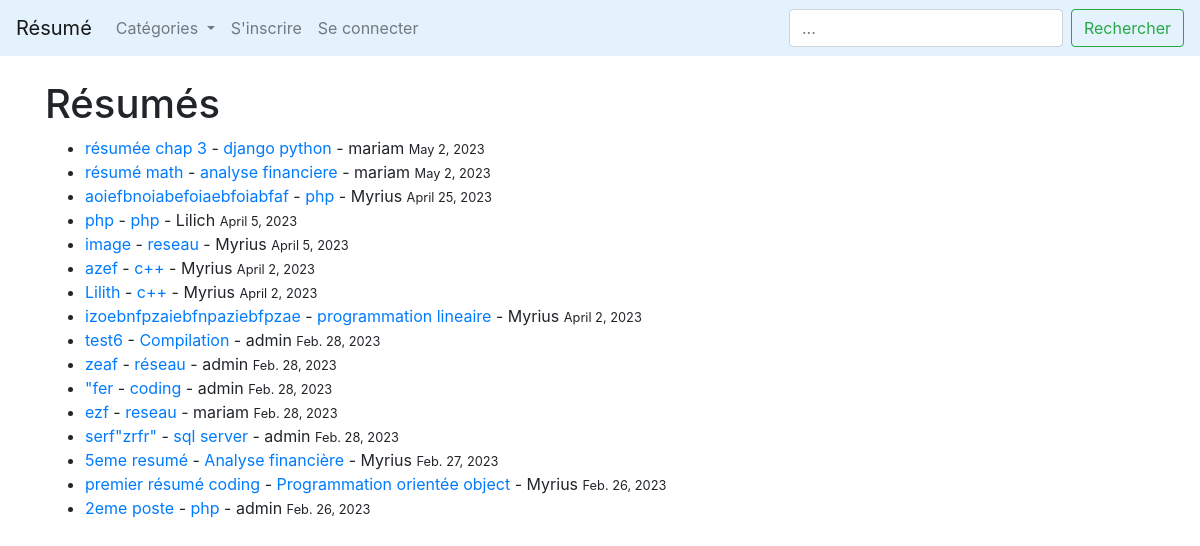
Before: / with the older database file.
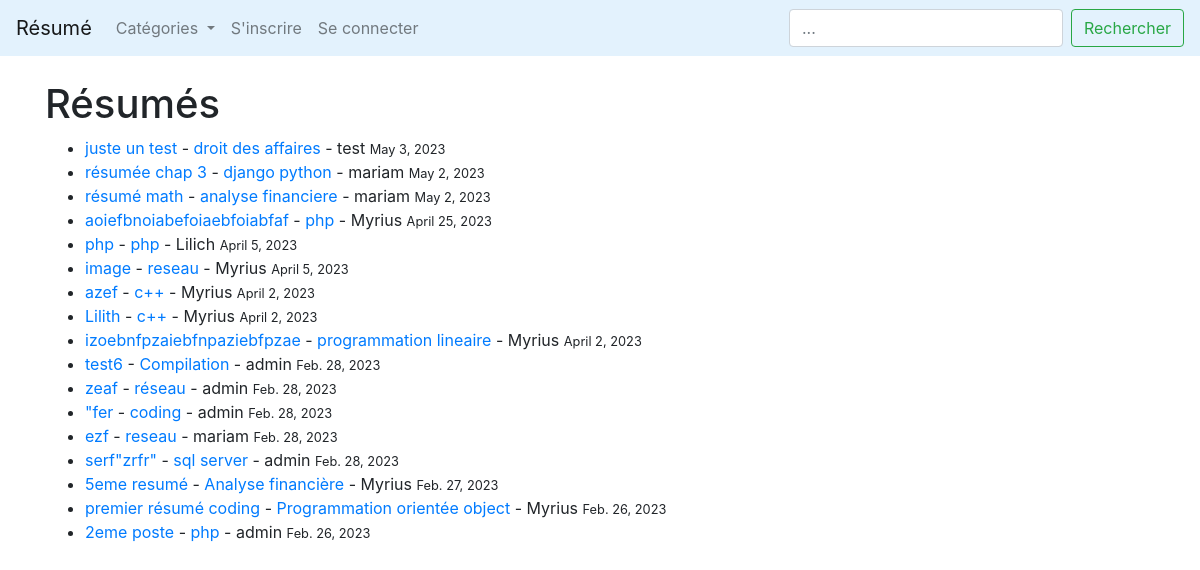
After: the same page with the newer database file.
### LeBlog/models.py (models this page shows, shortened)
class Post(models.Model):
        title = models.CharField(max_length=255)
        header_image = models.ImageField(null=True, blank=True, upload_to="images/")
        title_tag = models.CharField(max_length=255)
        author = models.ForeignKey(User, on_delete=models.CASCADE)
        body = RichTextField(blank=True, null=True)
        post_date = models.DateField(auto_now_add=True)
        categorie = models.CharField(max_length=255)
        snippet = models.CharField(max_length=255, default='coding')
        likes = models.ManyToManyField(User, related_name='resumee')

### LeBlog/views.py (the view)
# urls.py: path('', HomeView.as_view(), name="home"),
class HomeView(ListView):
    model = Post
    template_name = 'home.html'
    ordering = ['-post_date']
    def get_context_data(self, *args, **kwargs):
        cat_menu = Categorie.objects.all()
        context = super(HomeView, self).get_context_data(*args, **kwargs)
        context["cat_menu"] = cat_menu
        return context

### LeBlog/models.py (called while the page is built)
        def __str__(self):
            return self.name

### LeBlog/templates/home.html (shortened to what this page needs)
{% extends 'base.html' %}
{% block content %}
<h1>Résumés</h1>
<ul>
{%for post in object_list%}
    <li> <a href="{% url 'post-details' post.pk %}">{{post.title}}</a> -
        <a href="{% url 'categorie' post.categorie|slugify %}">{{post.categorie}}</a>
        - {{post.author}}
        <small>{{ post.post_date }}</small>
{%endfor%}
</ul>
{% endblock %}

### LeBlog/templates/base.html (shortened to what this page needs)
<!doctype html>
<html lang="en">
  <head>
    <link rel="stylesheet" href="https://cdn.jsdelivr.net/npm/bootstrap@4.4.1/dist/css/bootstrap.min.css">
  </head>
  <body>
  <nav class="navbar navbar-expand-lg navbar-light" style="background-color: #e3f2fd;">
  <a class="navbar-brand" href="{% url 'home' %}">Résumé</a>
  <div class="collapse navbar-collapse" id="navbarSupportedContent">
    <ul class="navbar-nav mr-auto">
      {%if cat_menu%}
      <li class="nav-item dropdown">
        <a class="nav-link dropdown-toggle" href="#" id="navbarDropdown" role="button" data-toggle="dropdown" aria-haspopup="true" aria-expanded="false">
          Catégories
        </a>
      </li>
      {%else%}
      <li class="nav-item">
          <a class="nav-link" href="{% url 'categories_list' %}">Catégories</a>
      </li>
      {%endif%}
      {% if user.is_authenticated %}
         <li class="nav-item">
          <a class="nav-link" href="{% url 'add_post' %}">Ajouter un résumé</a>
         </li>
        <li class="nav-item">
          <a class="nav-link" href="{% url 'add_cat' %}">Ajouter une categorie</a>
         </li>
      <li class="nav-item dropdown">
          <a class="nav-link dropdown-toggle" href="#" id="navbarDropdown2" role="button" data-toggle="dropdown" aria-haspopup="true" aria-expanded="false">
          Profil
          </a>
          <ul class="dropdown-menu">
            <li><a class="dropdown-item" href="{% url 'edit_profile' %}">Modifier le profil</a></li>
            <li><a class="dropdown-item" href="{% url 'edit_profile_page' user.profile.id %}">Modifier la page d'utilisateur</a></li>
            <li><a class="dropdown-item" href="{% url 'show_profile_page' user.profile.id %}">Visiter le profil</a></li>
          </ul>
        </li>
        <li class="nav-item">
          <a class="nav-link" href="{% url 'logout' %}">Se déconnecter</a>
        </li>
      {% else %}
        <li class="nav-item">
          <a class="nav-link" href="{% url 'register' %}">S'inscrire</a>
        </li>
        <li class="nav-item">
          <a class="nav-link" href="{% url 'login' %}">Se connecter</a>
        </li>
      {% endif %}
    </ul>
    <form class="form-inline my-2 my-lg-0">
      <input class="form-control mr-sm-2" type="search" placeholder="..." aria-label="Search">
      <button class="btn btn-outline-success my-2 my-sm-0" type="submit">Rechercher</button>
    </form>
  </div>
</nav>
    <br/>
  <div class="container">
    {% block content %}
    {% endblock %}
  </div>
  </body>
</html>

Changed rows visible on the page:
added Post: title "juste un test", categorie "droit des affaires", author "test", post_date "May 3, 2023"
